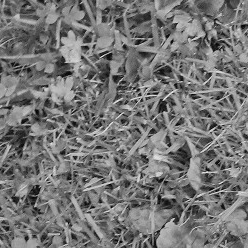
#> input picture test/picslide/grass_base.png, 248 x 248 px
$ python -i picslide.py   (imports and definitions only)
#> lines starting #> are read from the running program, lines starting #| are printed output that depends on the picture; long printed decimals are rounded
### src/muipf/scripts/common.py
#------------------------------------------------------------------------------#
#  MUIPF: Mutual Information Image Processing Framework                        #
#  Copyright (C) 2020 - 2021  MUIPF developers group                           #
#                                                                              #
#  See the LICENSE file for terms of usage and distribution.                   #
#------------------------------------------------------------------------------#


'''Common things needed by the command line scripts.'''


class ScriptError(Exception):
    '''Exception thrown by the command line scripts.'''


def print_line(lenght=80):
    '''Prints a simple line of given length to stdout.

    Args:

        lenght (int): line lenght

    '''

    line = '-'

    print('\n' + lenght * line + '\n')

### src/muipf/scripts/picslide.py
#------------------------------------------------------------------------------#
#  MUIPF: Mutual Information Image Processing Framework                        #
#  Copyright (C) 2020 - 2021  MUIPF developers group                           #
#                                                                              #
#  See the LICENSE file for terms of usage and distribution.                   #
#------------------------------------------------------------------------------#


'''
Mutual information based overlapping of images. Slide pictures on top of each
other so that the most suitable overlap arises, in terms of mutual information.
'''


import os
import argparse
import multiprocessing
import logging
from tqdm import tqdm
from joblib import Parallel, delayed
from skimage.io import imread
import numpy as np

from muipf.scripts.common import ScriptError, print_line


VERSION = (0, 1)
MIOUT = 'hypersurface.dat'
CCOUT = 'hypersurface_cc.dat'


USAGE = \
'''
Mutual information based overlapping of images. Slides pictures on top of each
other so that the most suitable overlap arises, in terms of mutual information.
'''


def main(cmdlineargs=None):
    '''Main driver routine for picslide.

    Args:

        cmdlineargs: list of command line arguments
            When None, arguments in sys.argv are parsed (default: None)

    '''

    args = parse_cmdline_args(cmdlineargs)
    picslide(args)


def parse_cmdline_args(cmdlineargs=None):
    '''Parses command line arguments.

    Args:

        cmdlineargs: list of command line arguments
            When None, arguments in sys.argv are parsed (default: None)

    '''

    parser = argparse.ArgumentParser(description=USAGE)

    msg = 'input files'
    parser.add_argument('infiles', action='store', nargs=2, type=str, help=msg)

    msg = 'mutual information output file'
    parser.add_argument('-o', '--outfile', action='store', default=MIOUT,
                        dest='mioutfile', type=str, help=msg)

    msg = 'cross correlation output file'
    parser.add_argument('--ccoutfile', action='store', default=CCOUT,
                        dest='ccoutfile', type=str, help=msg)

    msg = 'targeted number of entries per bin'
    parser.add_argument('-b', '--binning', dest='entriesperbin',
                        default=50, type=int, help=msg)

    msg = 'if cross correlation should be calculated'
    parser.add_argument('-c', '--ccorr', dest='tccorr', action='store_true',
                        help=msg)

    msg = 'log level (INFO, DEBUG)'
    parser.add_argument('-l', '--loglvl', dest='loglvl',
                        default='INFO', type=str, help=msg)

    args = parser.parse_args(cmdlineargs)

    return args


def picslide(args):
    '''Slides pictures on top of each other so that the most suitable overlap
       arises, in terms of mutual information.

    Args:

        args: namespace of command line arguments

    '''

    print_header(VERSION)

    loglvl = args.loglvl
    loglvl = getattr(logging, loglvl.upper(), None)
    logging.basicConfig(filename='picslide.log', level=loglvl)

    logging.info('Starting picslide')
    print('Starting main program...')
    print_line()

    logging.info('Starting parsing arguments')
    infiles = args.infiles
    infiles = [os.path.join(os.getcwd(), entry) for entry in infiles]

    mioutfile = args.mioutfile
    ccoutfile = args.ccoutfile

    entriesperbin = args.entriesperbin
    tccorr = args.tccorr
    logging.info('Finished parsing arguments')


    logging.info('Starting reading images')
    try:
        print('Reading images...')
        baseim = np.asarray(imread(infiles[0], as_gray=True))
        print('base image: ', infiles[0])
        subim = np.asarray(imread(infiles[1], as_gray=True))
        print('sub image: ', infiles[1])
    except FileNotFoundError as exc:
        raise ScriptError('Invalid infile path(s) specified.') from exc
    print_line()
    logging.info('Finished reading images')

    # calculate entropy of the sub image, scince it is the same
    # for all displacements during the hypersurface scanning
    logging.info('Starting individual entropy calculation')
    print('Calculating individual entropy...')
    entropysub = get_entropy(subim, entriesperbin)
    print('sub image: {0:.6f}'.format(entropysub))
    print_line()
    logging.info('Finished individual entropy calculation')

    hsize = np.shape(baseim)[0] - np.shape(subim)[0]
    vsize = np.shape(baseim)[1] - np.shape(subim)[1]
    logging.info('Starting generation of displacement vectors')
    shifts = get_displacement_vectors(hsize, vsize)
    logging.info('Finished generation of displacement vectors')

    # calculate mutual information hypersurface
    logging.info('Starting hypersurface calculation')
    print('Calculating mutual information hypersurface...')
    mi = scan_hypersurface(baseim, subim, entropysub, shifts, entriesperbin)
    logging.info('Finished hypersurface calculation')
    print('obtained properties:')
    print('min: {0:.6f}\nmax: {1:.6f}\nmean: {2:.6f}\nrms: {3:.6f}'
          .format(np.amin(mi), np.amax(mi), np.mean(mi),
                  np.sqrt(np.mean(mi**2))))
    maxindices = get_max_position(mi)
    print('maximum located at: ', maxindices)
    np.savetxt(mioutfile, mi)
    print("written to file '{}'".format(mioutfile))
    print_line()

    if tccorr:
        handle_cross_correlation(baseim, subim, ccoutfile)

    msg = 'Finished'
    logging.info(msg)
    print(msg)


# [18 lines left out: function get_max_position, not called in this run]


def get_displacement_vectors(hsize, vsize):
    '''Established list of displacement vectors that cover the entire space.

    Args:

        hsize (int): range of horizontal pixel index
        vsize (list): range of vertical pixel index

    Returns:

        shifts (list): list of displacement vectors

    '''

    logging.debug('Enter function: get_displacement_vectors')

    shifts = []

    for hpixel in range(hsize):
        for vpixel in range(vsize):
            shift = np.array([hpixel, vpixel])
            shifts.append(shift)

    return shifts


def scan_hypersurface(baseim, subim, subentropy, shifts, entriesperbin):
    '''Calculates the full mutual information hypersurface.

    Args:

        baseim (2darray): array representing the base image
        subim (2darray): array representing the sub image
        subentropy (float): individual entropy of the sub image
        shifts (list): list of displacement vectors
        entriesperbin (int): targeted number of entries per bin

    Returns:

        mi (2darray): mutual information hypersurface

    '''

    logging.debug('Enter function: scan_hypersurface')

    calc = lambda shift: scan_hypersurface_point(
        baseim, subim, subentropy, shift, entriesperbin)

    num_cores = multiprocessing.cpu_count()
    mi = Parallel(n_jobs=num_cores)(delayed(calc)(shift) for shift in
                                    tqdm(shifts))

    mi = np.reshape(mi, (np.shape(baseim)[0] - np.shape(subim)[0],
                         np.shape(baseim)[1] - np.shape(subim)[1]))

    return mi


def scan_hypersurface_point(baseim, subim, subentropy, shift, entriesperbin):
    '''Calculates the mutual information of a single hypersurface point.

    Args:

        baseim (2darray): array representing the base image
        subim (2darray): array representing the sub image
        subentropy (float): individual entropy of the sub image
        shift (1darray): displacement vector
        entriesperbin (int): targeted number of entries per bin

    Returns:

        mi (float): corresponding mutual information

    '''

    logging.debug('Enter function: scan_hypersurface_point')

    basesubview = baseim[shift[0]:np.shape(subim)[0] + shift[0],
                         shift[1]:np.shape(subim)[1] + shift[1]]

    baseentropy = get_entropy(basesubview, entriesperbin)
    jentropy = get_joint_entropy(baseim, subim, shift, entriesperbin)

    mi = get_mutual_information(baseentropy, subentropy, jentropy)

    return mi


def get_entropy(image, entriesperbin):
    '''Calculates the entropy of an individual image.

    Args:

        image (2darray): array representing an image
        entriesperbin (int): targeted number of entries per bin

    Returns:

        entropy (float): corresponding entropy

    '''

    logging.debug('Enter function: get_entropy')

    nbins = int(image.size / entriesperbin)

    hist, _ = np.histogram(image, bins=nbins, density=False)
    hist = hist / image.size

    histlog = np.log(hist, out=np.zeros_like(hist), where=(hist != 0.0))

    # calculate entropy of the image
    entropy = - np.dot(hist, histlog)

    return entropy


def get_joint_entropy(baseim, subim, shift, entriesperbin):
    '''Calculates the joint entropy of two images, for a displacement vector
       defining their relative positions to each other. The displacement vector
       points from the upper left corner of the base image to the upper left
       corner of the sub image.

    Args:

        baseim (2darray): array representing the base image
        subim (2darray): array representing the sub image
        shift (1darray): displacement vector
        entriesperbin (int): targeted number of entries per bin

    Returns:

        jentropy (float): corresponding joint entropy

    '''

    logging.debug('Enter function: get_joint_entropy')

    # ignore parts of base image that have no overlap with the sub image
    # therefore the total amount of bins is determined by the sub image
    nbins = int(np.sqrt(subim.size / entriesperbin))

    subview = baseim[shift[0]:np.shape(subim)[0] + shift[0],
                     shift[1]:np.shape(subim)[1] + shift[1]]

    jhist, _, _ = np.histogram2d(subview.flatten(), subim.flatten(),
                                 bins=nbins, density=False)
    jhist = jhist.flatten()
    jhist = jhist / subim.size

    jhistlog = np.log(jhist, out=np.zeros_like(jhist), where=(jhist != 0.0))

    # calculate joint entropies as negative summed product of all entries
    jentropy = - np.dot(jhist, jhistlog)

    return jentropy


def get_mutual_information(entr1, entr2, entr12):
    '''Based on the individual entropies of two images and their joint entropy,
       the corresponding mutual information gets calculated and returned.

    Args:

        entr1 (float): entropy of the first individual image
        entr2 (float): entropy of the second individual image
        entr12 (float): joint entropy of the images

    Returns:

        mi (float): corresponding mutual information

    '''

    logging.debug('Enter function: get_mutual_information')

    return entr1 + entr2 - entr12


# [51 lines left out: functions get_cross_correlation, handle_cross_correlation, not called in this run]


def print_header(version):
    '''Print stdout header of the picslide script.

    Args:

        version (tupel): integer tupel containing the version numbers

    '''

    hbar = '='
    vbar = '|'
    space = ' '

    version = [str(entry) for entry in version]
    vstr = '.'.join(version)

    print(80 * hbar)
    print(vbar, 33 * space, 'Picslide', 33 * space, vbar)
    print(vbar, 30 * space, 'Version: ', vstr, 31 * space, vbar)
    print(80 * hbar)
    print('')

>>> result = main()
#> in picslide, baseim is the input picture: shape (248, 248); min 0, max 233, mean 118
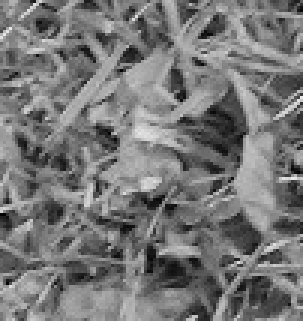
#> input picture test/picslide/grass_sub.png, 101 x 107 px (shown 3 times larger)
#> in picslide, subim is the input picture: shape (107, 101); min 0, max 233, mean 118.7
#> in get_entropy, `hist, _ = np.histogram(image, bins=nbins, density=False)`: hist = 216 values, max 203 at index 127, min 0 at index 2, mean 50.03
#> in get_entropy, `hist = hist / image.size`: hist = 216 values, max 0.0188 at index 127, min 0 at index 2, mean 0.00463
#> in get_entropy, `histlog = np.log(hist, out=np.zeros_like(hist), where=(hist != 0.0))`: histlog = 216 values, max 0 at index 2, min -9.29 at index 0, mean -5.75
#> in get_entropy, `entropy = - np.dot(hist, histlog)`: entropy = 5.01
#| sub image: 5.009
#> in scan_hypersurface_point, `baseentropy = get_entropy(basesubview, entriesperbin)`: baseentropy = 5.05
#> in get_joint_entropy, `jhist = jhist.flatten()`: jhist = 196 values, max 247 at index 91, min 0 at index 0, mean 55.14
#> in get_joint_entropy, `jhist = jhist / subim.size`: jhist = 196 values, max 0.0229 at index 91, min 0 at index 0, mean 0.0051
#> in get_joint_entropy, `jhistlog = np.log(jhist, out=np.zeros_like(jhist), where=(jhist != 0.0))`: jhistlog = 196 values, max 0 at index 0, min -9.29 at index 1, mean -5.59
#> in get_joint_entropy, `jentropy = - np.dot(jhist, jhistlog)`: jentropy = 4.62
#> in scan_hypersurface_point, `mi = get_mutual_information(baseentropy, subentropy, jentropy)`: mi = 5.44
#> in scan_hypersurface_point (call 35), `basesubview = baseim[shift[0]:np.shape(subim)[0] + shift[0], shift[1]:..`:
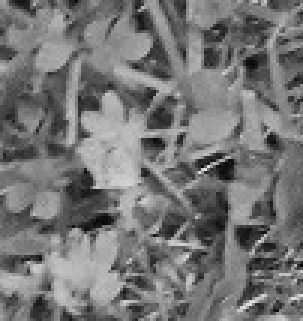
#> basesubview: shape (107, 101) (shown 3 times larger); min 4, max 226, mean 117.3
#> in scan_hypersurface_point (call 36), `basesubview = baseim[shift[0]:np.shape(subim)[0] + shift[0], shift[1]:..`:
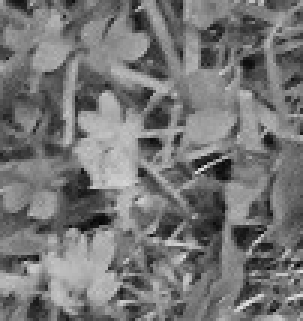
#> basesubview: shape (107, 101) (shown 3 times larger); min 4, max 226, mean 117.2
#> in scan_hypersurface_point (call 36), `baseentropy = get_entropy(basesubview, entriesperbin)`: baseentropy = 5.05
#> in scan_hypersurface_point (call 37), `basesubview = baseim[shift[0]:np.shape(subim)[0] + shift[0], shift[1]:..`:
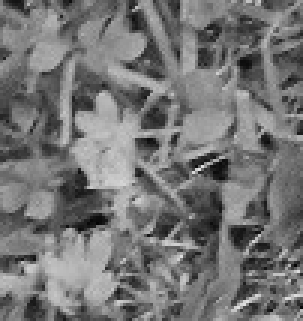
#> basesubview: shape (107, 101) (shown 3 times larger); min 4, max 226, mean 117.1
#> in scan_hypersurface_point (call 37), `jentropy = get_joint_entropy(baseim, subim, shift, entriesperbin)`: jentropy = 4.65
#> in scan_hypersurface_point (call 38), `basesubview = baseim[shift[0]:np.shape(subim)[0] + shift[0], shift[1]:..`:
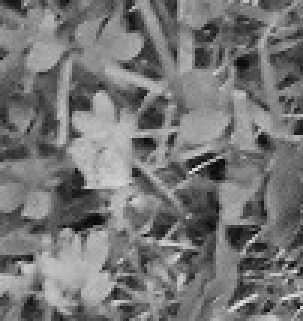
#> basesubview: shape (107, 101) (shown 3 times larger); min 4, max 226, mean 116.9
#> in scan_hypersurface_point (call 39), `basesubview = baseim[shift[0]:np.shape(subim)[0] + shift[0], shift[1]:..`:
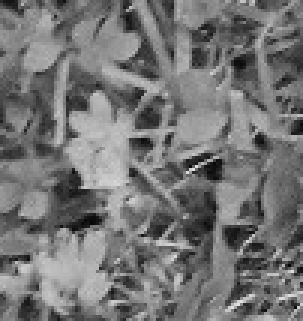
#> basesubview: shape (107, 101) (shown 3 times larger); min 4, max 226, mean 116.8
#> in scan_hypersurface_point (call 40), `basesubview = baseim[shift[0]:np.shape(subim)[0] + shift[0], shift[1]:..`:
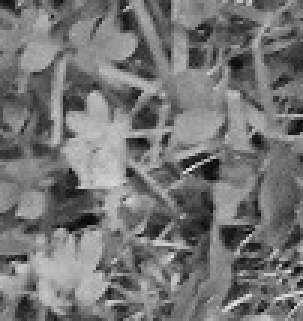
#> basesubview: shape (107, 101) (shown 3 times larger); min 4, max 227, mean 116.8
#> (the run stopped early here; a loop or call above may not have finished)
